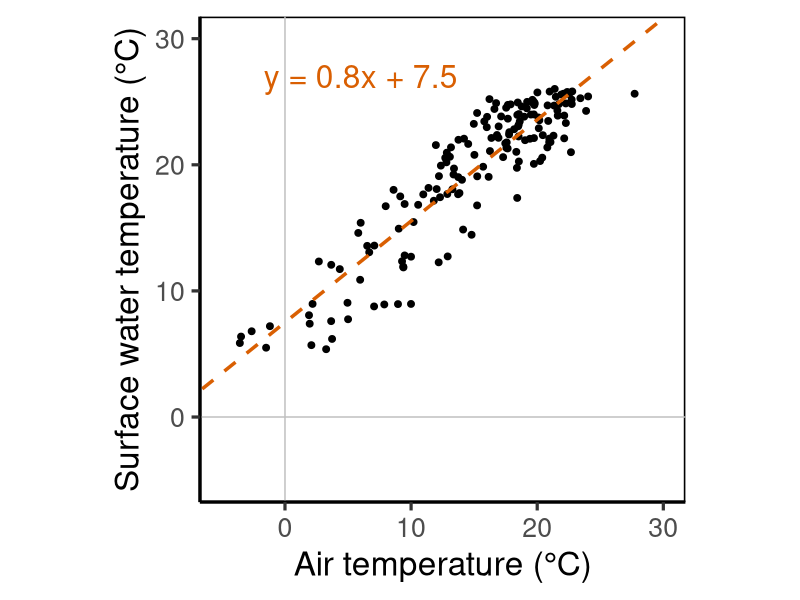
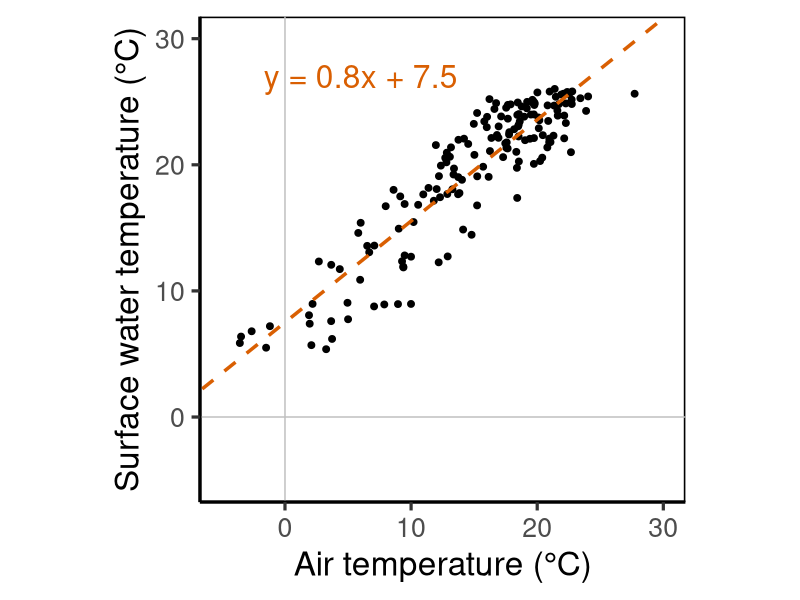

Generate these figures, in order, with R:
library(ggplot2)
cols <- RColorBrewer::brewer.pal(8, "Dark2")
set.seed(1)

airt <- read.csv("data/CRAM_airt_celsius.csv")
wtemp <- read.csv("data/CRAM_wtemp_celsius.csv")

wtemp <- wtemp[(wtemp[, 2] == min(wtemp[, 2])), c(1, 3)]

df <- merge(airt, wtemp, by = 1)

df <- na.exclude(df)


rem <- sample(1:nrow(df), 0.5 * nrow(df), replace = FALSE)
df2 <- df[-rem, ]

fit <- lm(df2[, 3] ~ df2[, 2])


coeff <- fit$coefficients
# coeff <- as.character(round(coeff, 2))
eqn <- paste0("y = ", round(coeff[2], 2), "x + ", round(coeff[1], 2))

latex <- paste0("$$ y = ", round(coeff[2], 2), " * x + ", round(coeff[1], 2), "$$")
  
txt <- data.frame(x = 6, y = 27, txt = eqn)


p <- ggplot(df2) +
  geom_point(aes_string(names(df)[2], names(df)[3]), size = 2) +
  geom_abline(slope = coeff[2], intercept = coeff[1], color = cols[2], linetype = "dashed", size = 1.2) +
  geom_hline(yintercept = 0, color = "gray") +
  geom_vline(xintercept = 0, color = "gray") +
  geom_text(data = txt, aes(x, y, label = txt), color = cols[2], size = 8) +
  # annotate("text", x = 6, y = 27, label = latex2exp::TeX(eqn, output = "character"), parse = T) +
  xlab("Air temperature (\u00B0C)") +
  ylab("Surface water temperature (\u00B0C)") +
  coord_equal(xlim = c(-5, 30), ylim = c(-5, 30)) +
  theme_classic(base_size = 24) +
  theme(panel.background = element_rect(fill = NULL, color = "black"))
p

ggsave("www/linear_regression_example.png", p, device = "png", dpi = 300, units = "mm", width = 211, height = 211)

